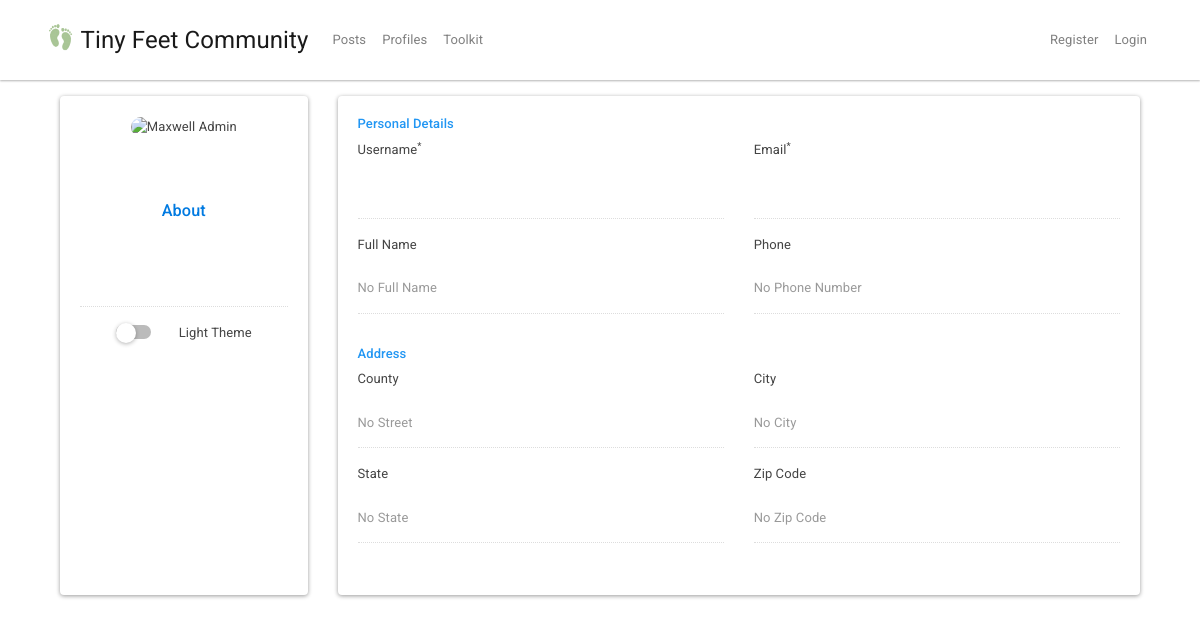
/profiles/user/User_Two, run on an earlier commit of the app's database.
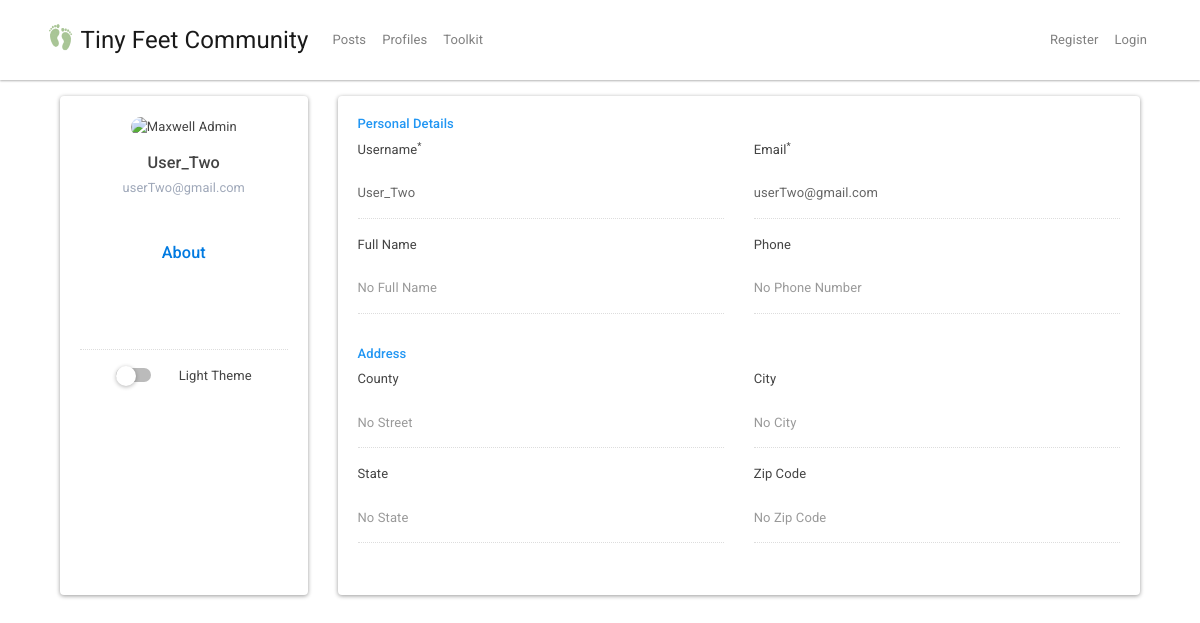
And on a later commit of the database.
### tables this page shows
CREATE TABLE `Users` (
  `id` int(11) NOT NULL,
  `username` varchar(200) DEFAULT NULL,
  `email` varchar(200) DEFAULT NULL,
  `fullName` varchar(200) DEFAULT NULL,
  `phone` varchar(200) DEFAULT NULL,
  `zip` int(5) DEFAULT NULL,
  `city` varchar(200) DEFAULT NULL,
  `county` varchar(200) DEFAULT NULL,
  `state` varchar(200) DEFAULT NULL,
  `about` text,
  `contributions` int(5) DEFAULT 0,
  `theme` varchar(5) DEFAULT 'off',
   
  `password` varchar(200) DEFAULT NULL,
  `created_at` datetime DEFAULT CURRENT_TIMESTAMP
);

### app/controllers/Profiles.php (called while the page is built, shortened)
<?php
class Profiles extends Controller
{
    public function __construct()
    {
        $this->userModel = $this->model('User');
    }
    public function user($username)
    {
        $user = $this->userModel->getUserByName($username);
        $data = [
            'id' => $user['id'],
            'username' => $user['username'],
            'email' => $user['email'],
            'fullName' => $user['fullName'],
            'phone' => $user['phone'],
            'zip' => $user['zip'],
            'city' => $user['city'],
            'county' => $user['county'],
            'state' => $user['state'],
            'about' => $user['about'],
            'theme' => $user['theme'],
            'username_err' => '',
            'email_err' => ''
        ];
        $this->view('profiles/profile', $data);
    }
}

### app/libraries/Core.php (called while the page is built, shortened)
<?php
class Core
{
  protected $currentMethod = 'index';
  public function __construct()
  {
    $url = $this->getUrl();
    if (file_exists('../app/controllers/' . ucwords($url[0]) . '.php')) {
      unset($url[0]);
    }
    $this->currentController = new $this->currentController;
    if (isset($url[1])) {
      if (method_exists($this->currentController, $url[1])) {
        $this->currentMethod = $url[1];
        unset($url[1]);
      }
    }
    $this->params = $url ? array_values($url) : [];
    call_user_func_array([$this->currentController, $this->currentMethod], $this->params);
  }
  public function getUrl()
  {
    if (isset($_GET['url'])) {
      $url = rtrim($_GET['url'], '/');
      $url = filter_var($url, FILTER_SANITIZE_URL);
      $url = explode('/', $url);
      return $url;
    }
  }
}

### public/index.php (called while the page is built, shortened)
<?php
    $init = new Core;

### app/models/User.php (called while the page is built, shortened)
<?php
class User
{
    private $host = DB_HOST;
    private $user = DB_USER;
    private $pass = DB_PASS;
    private $dbname = DB_NAME;
    private $db;
    public function __construct()
    {
        $dsn = 'mysql:host=' . $this->host . ';dbname=' . $this->dbname;
        $options = array(
        );
        try{
          $this->db = new PDO($dsn, $this->user, $this->pass, $options);
        } catch(PDOException $e){
          $this->error = $e->getMessage();
          echo $this->error;
        }
    }
    public function getUserByName($username)
    {
        $query = 'SELECT * FROM Users WHERE username = :username';
        $stmt = $this->db->prepare($query);
        $stmt->bindValue(':username', $username);
        $stmt->execute();
        $row = $stmt->fetch();
        return $row;
    }
}

### app/views/profiles/profile.php (the view, shortened to what the changed rows need)
<?php require APPROOT . '/views/inc/header.php'; ?>
<div class="container">
    <div class="row gutters">
        <div class="col-xl-3 col-lg-3 col-md-12 col-sm-12 col-12">
            <div class="card h-100">
                <div class="card-body">
                    <div class="account-settings">
                        <div class="user-profile">
                            <div class="form-group user-avatar">
                                <img href="<?php echo URLROOT; ?>/profiles/upload/" src="https://bootdey.com/img/Content/avatar/avatar7.png" alt="Maxwell Admin">
                            </div>
                            <h5 class="user-name"><?php echo $data['username'] ?></h5>
                            <h6 class="user-email"><?php echo $data['email'] ?></h6>
                        </div>
                        <div class="about">
                            <h5>About</h5>
                            <div class="form-group">
                                <textarea style="overflow:auto;resize:none" class="form-control" readonly="readonly"><?php echo $data['about'] ?></textarea>
                            </div>
                            <div class="custom-control custom-switch">
                                <label class="custom-control-label" for="customSwitch1"><?php echo isset($_SESSION['user_theme']) ? 'Dark Theme' : 'Light Theme' ?> </label>
                            </div>
                        </div>
                    </div>
                </div>
            </div>
        </div>
        <div class="col-xl-9 col-lg-9 col-md-12 col-sm-12 col-12">
            <div class="card h-100">
                <div class="card-body">
                    <div class="row gutters">
                        <div class="col-xl-12 col-lg-12 col-md-12 col-sm-12 col-12">
                            <h6 class="mb-2 text-primary">Personal Details</h6>
                        </div>
                        <div class="col-xl-6 col-lg-6 col-md-6 col-sm-6 col-12">
                            <div class="form-group">
                                <label for="username">Username<sup>*</sup></label>
                                <input readonly="readonly" type="text" class="form-control" id="username" value="<?php echo $data['username'] ?>">
                            </div>
                        </div>
                        <div class="col-xl-6 col-lg-6 col-md-6 col-sm-6 col-12">
                            <div class="form-group">
                                <label for="eMail">Email<sup>*</sup></label>
                                <input readonly="readonly" type="email" class="form-control" id="email" value="<?php echo $data['email'] ?>">
                            </div>
                        </div>
                        <div class="col-xl-6 col-lg-6 col-md-6 col-sm-6 col-12">
                            <div class="form-group">
                                <label for="fullName">Full Name</label>
                                <input readonly="readonly" type="text" class="form-control" id="fullName" placeholder="No Full Name" value="<?php echo $data['fullName'] ?>">
                            </div>
                        </div>
                        <div class="col-xl-6 col-lg-6 col-md-6 col-sm-6 col-12">
                            <div class="form-group">
                                <label for="phone">Phone</label>
                                <input readonly="readonly" type="text" class="form-control" id="phone" placeholder="No Phone Number" value="<?php echo $data['phone'] ?>">
                            </div>
                        </div>
                    </div>
                    <div class="row gutters">
                        <div class="col-xl-12 col-lg-12 col-md-12 col-sm-12 col-12">
                            <h6 class="mt-3 mb-2 text-primary">Address</h6>
                        </div>
                        <div class="col-xl-6 col-lg-6 col-md-6 col-sm-6 col-12">
                            <div class="form-group">
                                <label for="county">County</label>
                                <input readonly="readonly" type="name" class="form-control" id="street" placeholder="No Street" value="<?php echo $data['county'] ?>">
                            </div>
                        </div>
                        <div class="col-xl-6 col-lg-6 col-md-6 col-sm-6 col-12">
                            <div class="form-group">
                                <label for="city">City</label>
                                <input readonly="readonly" type="name" class="form-control" id="city" placeholder="No City" value="<?php echo $data['city'] ?>">
                            </div>
                        </div>
                        <div class="col-xl-6 col-lg-6 col-md-6 col-sm-6 col-12">
                            <div class="form-group">
                                <label for="state">State</label>
                                <input readonly="readonly" type="text" class="form-control" id="state" placeholder="No State" value="<?php echo $data['state'] ?>">
                            </div>
                        </div>
                        <div class="col-xl-6 col-lg-6 col-md-6 col-sm-6 col-12">
                            <div class="form-group">
                                <label for="zip">Zip Code</label>
                                <input readonly="readonly" type="text" class="form-control" id="zip" placeholder="No Zip Code" value="<?php echo $data['zip'] ?>">
                            </div>
                        </div>
                    </div>
                </div>
            </div>
        </div>
    </div>
</div>
<?php require APPROOT . '/views/inc/footer.php';

What changed in the data, as far as the page shows it:
added users: username "User_Two", email "userTwo@gmail.com"
